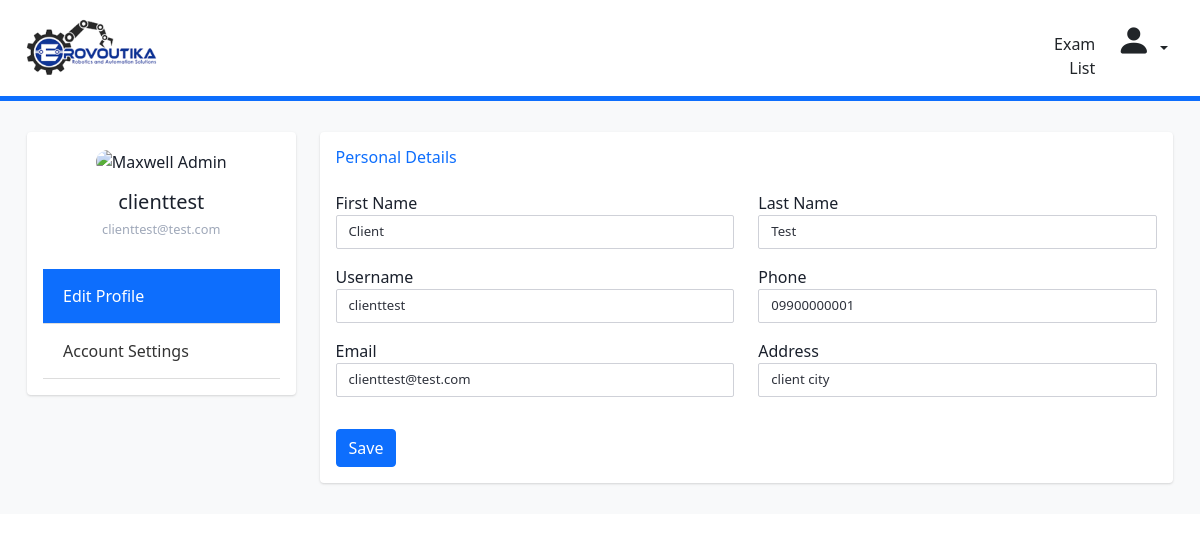
Page /src/webclient/Settings.php (signed in) on the committed database.
### tables this page shows
CREATE TABLE `tbusers` (
	`clUrID` int(9) UNSIGNED NOT NULL AUTO_INCREMENT,  
	`clUrFirstname` varchar(25) NOT NULL, 
	`clUrLastname` varchar(25) NOT NULL, 
	`clUrUsername` varchar(25) NOT NULL, 
	`clUrPassword` text NOT NULL, 
	`clUrLevel` tinyint(1) NOT NULL DEFAULT '1', 
	`clUrdate_added` datetime NOT NULL DEFAULT CURRENT_TIMESTAMP, 
	`clUrcontact_num` varchar(12) DEFAULT NULL, 
	`clUremail` varchar(45) DEFAULT NULL, 
	`clUraddress` varchar(45) DEFAULT NULL, 
	`clUrStatus` int NOT NULL DEFAULT '1', 
	`clUrDateDeleted` datetime DEFAULT NULL, 
	PRIMARY KEY (`clUrID`),
	`clUrLastlogin` datetime NOT NULL DEFAULT current_timestamp(),
  	`clUrPhoto` varchar(255) DEFAULT NULL

);

### src/webclient/Settings.php (the view, shortened to what this page needs)
<?php
include '../includes/connectdb.php';
if($_SESSION['client_sid']==session_id())
{
?>
<!DOCTYPE html>
<html lang="en">
     <head>
        <link
          href="https://cdn.jsdelivr.net/npm/bootstrap@5.0.0-beta3/dist/css/bootstrap.min.css"
          rel="stylesheet"
        />
        <link rel="stylesheet" href="https://cdn.jsdelivr.net/npm/bootstrap-icons@1.4.1/font/bootstrap-icons.css" />
        <link rel="stylesheet" href="../css/SettingsStyle.css">
    </head>
    <body>
    <?php
    $clUrID = $_SESSION['clUrID'];
    $userQuery = mysqli_query($connectdb, "SELECT * FROM tbusers where clUrID = '$clUrID'");
      while($row = mysqli_fetch_array($userQuery)){
        $clUrUsername = $row['clUrUsername'];
        $clUrFirstname = $row['clUrFirstname'];
        $clUrLastname = $row['clUrLastname'];
        $clUrcontact_num = $row['clUrcontact_num'];
        $clUremail = $row['clUremail'];
        $clUraddress = $row['clUraddress'];
    }
    ?>
        <header class="bg-white border-5 border-bottom border-primary">
            <nav class="navbar navbar-expand-lg navbar-light ms-4 me-4">
                <a class="navbar-brand mr-07" href="#"><img src="../images/Logo2.png" style="height: 60px;"></a>
                <div class="collapse navbar-collapse ml-7" id="navbarTogglerDemo03">
                    <div class="navbar-nav float-end text-end pr-3">
                        <ul class="navbar-nav me-auto mb-2 mb-lg-0">
                            <li class="nav-item"><a class="nav-item nav-link text-dark mt-3" href="../webexam/UserExamList.php">Exam List</a></li>
                            <li class="nav-item">
                        <div class="btn-group">
                          <button type="button" class="btn dropdown-toggle" data-bs-toggle="dropdown" aria-expanded="false">
                            <i class="bi bi-person-fill"></i>
                          </button>
                        </div>
                            </li>
                        </ul>
                    </div>
                </div>
            </nav>
	   </header>
        <div class="container-fluid bg-light pt-3">
            <div class="main-body">
                <div class="row gutters">
                    <div class="col-xl-3 col-lg-3 col-md-12 col-sm-12 col-12">
                        <div class="card">
                            <div class="card-body">
                                <div class="account-settings">
                                    <div class="user-profile">
                                        <div class="user-avatar">
                                            <img src="https://bootdey.com/img/Content/avatar/avatar7.png" alt="Maxwell Admin">
                                        </div>
                                        <h5 class="user-name"><?php echo $clUrUsername ?></h5>
                                        <h6 class="user-email"><?php echo $clUremail ?></h6>
                                    </div>
                                    <div class="nav flex-column nav-pills" id="v-pills-tab" role="tablist" aria-orientation="vertical">
                                        <a class="nav-link active" id="profile-tab" data-toggle="pill" href="#profile" role="tab" aria-controls="account" aria-selected="true">
                                            Edit Profile
                                        </a>
                                        <a class="nav-link" id="account-tab" data-toggle="pill" href="#account" role="tab" aria-controls="password" aria-selected="false">
                                            Account Settings
                                        </a>
                                    </div>
                                </div>
                            </div>
                        </div>
                    </div>
                     <div class="col-xl-9 col-lg-9 col-md-12 col-sm-12 col-12 tab-content" id="v-pills-tabContent">
                     <div class="tab-pane fade show active" id="profile" role="tabpanel" aria-labelledby="profile-tab">
                         <div class="card">
                            <form name="EditPersonalDetails" method="post">
                            <div class="card-body">
                                <div class="row gutters">
                                    <div class="col-xl-12 col-lg-12 col-md-12 col-sm-12 col-12">
                                        <h6 class="mb-2 text-primary mb-4">Personal Details</h6>
                                    </div>
                                    <div class="col-xl-6 col-lg-6 col-md-6 col-sm-6 col-12">
                                        <div class="form-group mb-3">
                                            <label for="fullName">First Name</label>
                                            <input name="clUrFirstname" type="text" class="form-control"
                                            id="fullName" value="<?php echo $clUrFirstname ?>">
                                        </div>
                                    </div>
                                    <div class="col-xl-6 col-lg-6 col-md-6 col-sm-6 col-12">
                                        <div class="form-group mb-3">
                                            <label for="eMail">Last Name</label>
                                            <input name="clUrLastname" type="text" class="form-control"
                                            id="eMail" value="<?php echo $clUrLastname ?>">
                                        </div>
                                    </div>
                                    <div class="col-xl-6 col-lg-6 col-md-6 col-sm-6 col-12">
                                        <div class="form-group mb-3">
                                            <label for="phone">Username</label>
                                            <input name="clUrUsername" type="text" class="form-control"
                                            id="phone" value="<?php echo $clUrUsername ?>">
                                        </div>
                                    </div>
                                    <div class="col-xl-6 col-lg-6 col-md-6 col-sm-6 col-12">
                                        <div class="form-group mb-3">
                                            <label for="website">Phone</label>
                                            <input name="clUrcontact_num" type="number" class="form-control"
                                            id="website" value="<?php echo $clUrcontact_num ?>">
                                        </div>
                                    </div>
                                    <div class="col-xl-6 col-lg-6 col-md-6 col-sm-6 col-12">
                                        <div class="form-group mb-3">
                                            <label for="website">Email</label>
                                            <input name="clUremail" type="email" class="form-control"
                                            id="website" value="<?php echo $clUremail ?>">
                                        </div>
                                    </div>
                                    <div class="col-xl-6 col-lg-6 col-md-6 col-sm-6 col-12">
                                        <div class="form-group mb-3">
                                            <label for="website">Address</label>
                                            <input name="clUraddress" type="text" class="form-control"
                                            id="website" value="<?php echo $clUraddress ?>">
                                        </div>
                                    </div>
                                </div>
                                <div class="row gutters mt-3">
                                    <div class="col-xl-12 col-lg-12 col-md-12 col-sm-12 col-12">
                                        <div class="text-right">
                                            <button type="submit" formaction="../crud/tbusersUserUpdate.php"
                                            id="submit" name="submit" class="btn btn-primary" data-bs-toggle="modal" data-bs-target="#SaveModal">Save</button>
                                        </div>
                                    </div>
                                </div>
                            </div>
                            </form>
                        </div>
                    </div>
                    </div>
                </div>
            </div>
        </div>
    </body>
</html>
<?php
	}
?>

### src/css/SettingsStyle.css (style rules this page uses)
.mr-07 { margin-right: 7%; }
.ml-7 { margin-left: 70%; }
.bi-person-fill { font-size: 35px; }
body { color: #1a202c; text-align: left; }
.main-body { padding: 15px; }
.account-settings .user-profile { margin: 0 0 1rem 0; padding-bottom: 1rem; text-align: center; }
.account-settings .user-profile .user-avatar { margin: 0 0 1rem 0; }
.account-settings .user-profile .user-avatar img { width: 90px; height: 90px; -webkit-border-radius: 100px; -moz-border-radius: 100px; border-radius: 100px; }
.account-settings .user-profile h5.user-name { margin: 0 0 0.5rem 0; }
.account-settings .user-profile h6.user-email { margin: 0; font-size: 0.8rem; font-weight: 400; color: #9fa8b9; }
.form-control { border: 1px solid #cfd1d8; -webkit-border-radius: 2px; -moz-border-radius: 2px; border-radius: 2px; font-size: .825rem; background: #ffffff; color: #2e323c; }
.card { background: #ffffff; -webkit-border-radius: 5px; -moz-border-radius: 5px; margin-bottom: 1rem; background-clip: border-box; border: 0 solid rgba(0,0,0,.125); border-radius: .25rem; box-shadow: 0 1px 3px 0 rgba(0,0,0,.1), 0 1px 2px 0 rgba(0,0,0,.06); }
.nav-pills a.nav-link { padding: 15px 20px; border-bottom: 1px solid #ddd; border-radius: 0; color: #333; }
.tab-content { flex: 1; }

### rows in the picture
tbusers: clUrUsername "clienttest", clUremail "clienttest@test.com", clUrFirstname "Client", clUrLastname "Test", clUrcontact_num "09900000001", clUraddress "client city"
